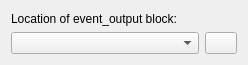
<?xml version="1.0" encoding="UTF-8"?>
<ui version="4.0">
 <class>FileLocatorWidget</class>
 <widget class="QWidget" name="FileLocatorWidget">
  <property name="geometry">
   <rect>
    <x>0</x>
    <y>0</y>
    <width>248</width>
    <height>65</height>
   </rect>
  </property>
  <property name="windowTitle">
   <string>Form</string>
  </property>
  <layout class="QGridLayout" name="gridLayout">
   <item row="2" column="2">
    <widget class="QPushButton" name="mBrowse">
     <property name="maximumSize">
      <size>
       <width>32</width>
       <height>32</height>
      </size>
     </property>
     <property name="toolTip">
      <string>&lt;html&gt;&lt;head/&gt;&lt;body&gt;&lt;p&gt;Browse for an input file.&lt;/p&gt;&lt;/body&gt;&lt;/html&gt;</string>
     </property>
     <property name="text">
      <string/>
     </property>
     <property name="icon">
      <iconset theme="folder">
       <normaloff>../../../../../../afsim_master/afsim_old/3rd_party/qt-5.9.7-x64-vs2017/bin</normaloff>../../../../../../afsim_master/afsim_old/3rd_party/qt-5.9.7-x64-vs2017/bin</iconset>
     </property>
    </widget>
   </item>
   <item row="2" column="1">
    <widget class="QComboBox" name="mPath">
     <property name="sizePolicy">
      <sizepolicy hsizetype="Expanding" vsizetype="Fixed">
       <horstretch>0</horstretch>
       <verstretch>0</verstretch>
      </sizepolicy>
     </property>
     <property name="toolTip">
      <string>&lt;html&gt;&lt;head/&gt;&lt;body&gt;&lt;p&gt;Change the input file to edit.&lt;/p&gt;&lt;/body&gt;&lt;/html&gt;</string>
     </property>
    </widget>
   </item>
   <item row="1" column="1" colspan="2">
    <widget class="QLabel" name="mLabel">
     <property name="text">
      <string>Location of event_output block:</string>
     </property>
    </widget>
   </item>
  </layout>
 </widget>
 <resources/>
 <connections/>
</ui>
